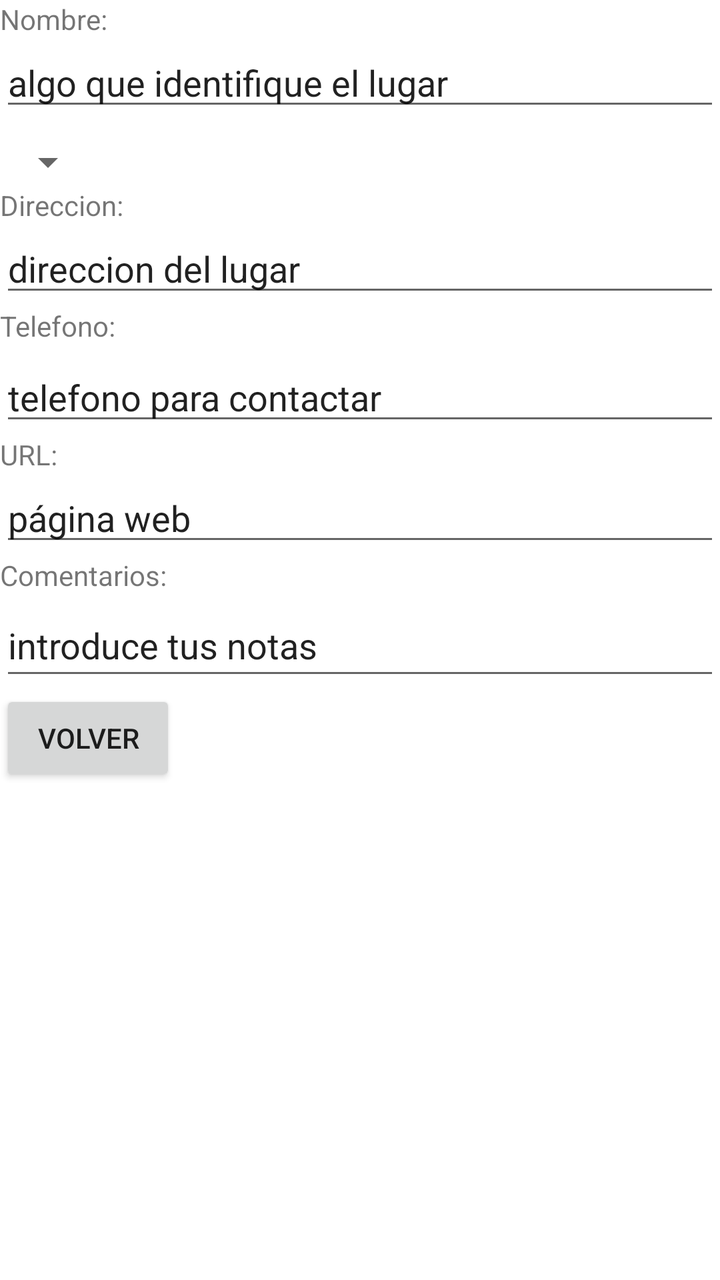
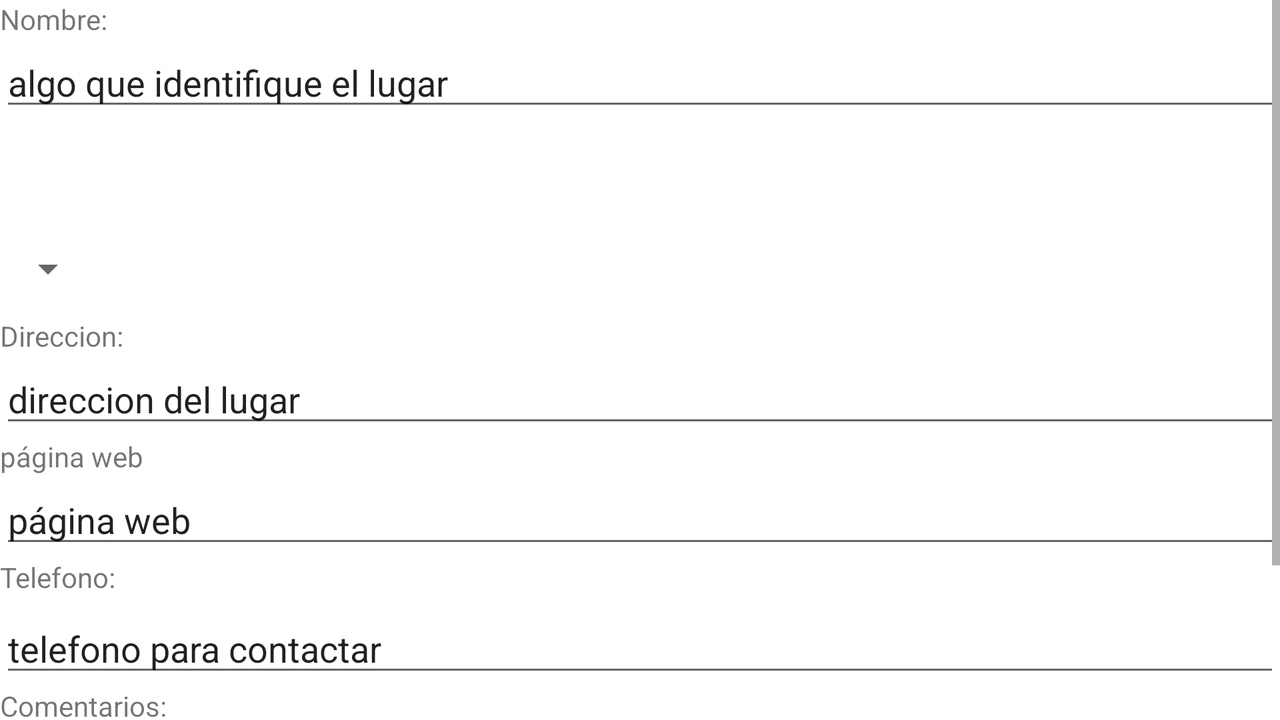

The same Android screen from two of the app's own layout files: first res/layout/ as a phone draws it, then the author's variant for another configuration, drawn on a device whose configuration selects that folder. Both files follow.
<!-- AndroidManifest.xml: application theme Theme.Monumentos -->
<!-- res/layout/formulario.xml -->
<?xml version="1.0" encoding="utf-8"?>
<androidx.constraintlayout.widget.ConstraintLayout xmlns:android="http://schemas.android.com/apk/res/android" xmlns:app="http://schemas.android.com/apk/res-auto" xmlns:tools="http://schemas.android.com/tools" android:layout_width="match_parent" android:layout_height="match_parent" tools:context=".ScrollingActivity">


    <EditText
        android:id="@+id/editTextComentario"
        android:layout_width="0dp"
        android:layout_height="wrap_content"
        android:ems="10"
        android:inputType="textPersonName"
        android:minHeight="48dp"
        android:text="@string/fTxtComentarios"
        app:layout_constraintEnd_toEndOf="parent"
        app:layout_constraintHorizontal_bias="0.0"
        app:layout_constraintStart_toStartOf="@+id/textUrl"
        app:layout_constraintTop_toBottomOf="@+id/textComentario" />

    <TextView
        android:id="@+id/textComentario"
        android:layout_width="wrap_content"
        android:layout_height="wrap_content"
        android:text="@string/fComentario"
        app:layout_constraintStart_toStartOf="@+id/editTextTlf"
        app:layout_constraintTop_toBottomOf="@+id/editTextUrl" />

    <TextView
        android:id="@+id/textNombre"
        android:layout_width="wrap_content"
        android:layout_height="wrap_content"
        android:text="@string/fNombre"
        app:layout_constraintStart_toStartOf="parent"
        app:layout_constraintTop_toTopOf="parent" />

    <EditText
        android:id="@+id/editTextNombre"
        android:layout_width="0dp"
        android:layout_height="wrap_content"
        android:ems="10"
        android:inputType="textPersonName"
        android:text="@string/fTextNombre"
        app:layout_constraintEnd_toEndOf="parent"
        app:layout_constraintStart_toStartOf="parent"
        app:layout_constraintTop_toBottomOf="@+id/textNombre" />

    <Spinner
        android:id="@+id/spinner"
        android:layout_width="wrap_content"
        android:layout_height="wrap_content"
        android:layout_marginTop="50dp"
        app:layout_constraintStart_toStartOf="@+id/editTextNombre"
        app:layout_constraintTop_toTopOf="@+id/editTextNombre" />

    <TextView
        android:id="@+id/textDireccion"
        android:layout_width="wrap_content"
        android:layout_height="wrap_content"
        android:text="@string/fDireccion"
        app:layout_constraintStart_toStartOf="@+id/spinner"
        app:layout_constraintTop_toBottomOf="@+id/spinner" />

    <EditText
        android:id="@+id/editTextDireccion"
        android:layout_width="0dp"
        android:layout_height="wrap_content"
        android:ems="10"
        android:inputType="textPersonName"
        android:text="@string/fTextDireccion"
        app:layout_constraintEnd_toEndOf="parent"
        app:layout_constraintStart_toStartOf="parent"
        app:layout_constraintTop_toBottomOf="@+id/textDireccion" />

    <TextView
        android:id="@+id/textTlf"
        android:layout_width="wrap_content"
        android:layout_height="wrap_content"
        android:text="@string/fTlf"
        app:layout_constraintStart_toStartOf="@+id/editTextDireccion"
        app:layout_constraintTop_toBottomOf="@+id/editTextDireccion" />

    <EditText
        android:id="@+id/editTextTlf"
        android:layout_width="0dp"
        android:layout_height="wrap_content"
        android:layout_marginTop="4dp"
        android:ems="10"
        android:inputType="number"
        android:text="@string/fTxtTlf"
        app:layout_constraintEnd_toEndOf="parent"
        app:layout_constraintHorizontal_bias="1.0"
        app:layout_constraintStart_toStartOf="@+id/textTlf"
        app:layout_constraintTop_toBottomOf="@+id/textTlf" />

    <TextView
        android:id="@+id/textUrl"
        android:layout_width="wrap_content"
        android:layout_height="wrap_content"
        android:text="@string/fUrl"
        app:layout_constraintStart_toStartOf="@+id/editTextTlf"
        app:layout_constraintTop_toBottomOf="@+id/editTextTlf" />

    <EditText
        android:id="@+id/editTextUrl"
        android:layout_width="0dp"
        android:layout_height="wrap_content"
        android:ems="10"
        android:inputType="textPersonName"
        android:text="@string/fTxtUrl"
        app:layout_constraintEnd_toEndOf="parent"
        app:layout_constraintHorizontal_bias="0.0"
        app:layout_constraintStart_toStartOf="@+id/textUrl"
        app:layout_constraintTop_toBottomOf="@+id/textUrl" />

    <Button
        android:id="@+id/volver"
        android:layout_width="wrap_content"
        android:layout_height="wrap_content"
        android:text="@string/volver"
        app:layout_constraintStart_toStartOf="parent"
        app:layout_constraintTop_toBottomOf="@+id/editTextComentario" />
</androidx.constraintlayout.widget.ConstraintLayout>
<!-- resources referenced by this layout -->
<resources>
  <string name="fComentario">Comentarios:</string>
  <string name="fDireccion">Direccion:</string>
  <string name="fNombre">Nombre:</string>
  <string name="fTextDireccion">direccion del lugar</string>
  <string name="fTextNombre">algo que identifique el lugar</string>
  <string name="fTlf">Telefono:</string>
  <string name="fTxtComentarios">introduce tus notas</string>
  <string name="fTxtTlf">telefono para contactar</string>
  <string name="fTxtUrl">página web</string>
  <string name="fUrl">URL:</string>
  <string name="volver">VOLVER</string>
  <style name="Theme.Monumentos" parent="Theme.MaterialComponents.DayNight.DarkActionBar">
          
          <item name="colorPrimary">@color/purple_500</item>
          <item name="colorPrimaryVariant">@color/purple_700</item>
          <item name="colorOnPrimary">@color/white</item>
          
          <item name="colorSecondary">@color/teal_200</item>
          <item name="colorSecondaryVariant">@color/teal_700</item>
          <item name="colorOnSecondary">@color/black</item>
          
          <item name="android:statusBarColor" tools:targetApi="l">?attr/colorPrimaryVariant</item>
          
      </style>
</resources>
<!-- res/layout-land/formulario.xml (the author's variant of the layout above) -->
<!-- drawn on the phone turned sideways -->
<?xml version="1.0" encoding="utf-8"?>
<androidx.constraintlayout.widget.ConstraintLayout xmlns:android="http://schemas.android.com/apk/res/android" xmlns:app="http://schemas.android.com/apk/res-auto" xmlns:tools="http://schemas.android.com/tools" android:layout_width="match_parent" android:layout_height="match_parent" tools:context=".ScrollingActivity">


    <ScrollView
        android:layout_width="match_parent"
        android:layout_height="match_parent"
        tools:layout_editor_absoluteX="0dp"
        tools:layout_editor_absoluteY="0dp">

        <LinearLayout
            android:layout_width="match_parent"
            android:layout_height="wrap_content"
            android:orientation="vertical">

            <TextView
                android:id="@+id/textNombre"
                android:layout_width="wrap_content"
                android:layout_height="wrap_content"
                android:text="@string/fNombre"
                app:layout_constraintStart_toStartOf="parent"
                app:layout_constraintTop_toTopOf="parent" />

            <EditText
                android:id="@+id/editTextNombre"
                android:layout_width="match_parent"
                android:layout_height="wrap_content"
                android:ems="10"
                android:inputType="textPersonName"
                android:text="@string/fTextNombre"
                app:layout_constraintEnd_toEndOf="parent"
                app:layout_constraintStart_toStartOf="parent"
                app:layout_constraintTop_toBottomOf="@+id/textNombre" />

            <Spinner
                android:id="@+id/spinner"
                android:layout_width="wrap_content"
                android:layout_height="wrap_content"
                android:layout_marginTop="50dp"
                android:minHeight="48dp"
                app:layout_constraintStart_toStartOf="@+id/editTextNombre"
                app:layout_constraintTop_toTopOf="@+id/editTextNombre" />

            <TextView
                android:id="@+id/textDireccion"
                android:layout_width="wrap_content"
                android:layout_height="wrap_content"
                android:text="@string/fDireccion"
                app:layout_constraintStart_toStartOf="@+id/spinner"
                app:layout_constraintTop_toBottomOf="@+id/spinner" />

            <EditText
                android:id="@+id/editTextDireccion"
                android:layout_width="match_parent"
                android:layout_height="wrap_content"
                android:ems="10"
                android:inputType="textPersonName"
                android:text="@string/fTextDireccion"
                app:layout_constraintEnd_toEndOf="parent"
                app:layout_constraintStart_toStartOf="parent"
                app:layout_constraintTop_toBottomOf="@+id/textDireccion" />

            <TextView
                android:id="@+id/textUrl"
                android:layout_width="wrap_content"
                android:layout_height="wrap_content"
                android:text="@string/fTxtUrl"
                app:layout_constraintStart_toStartOf="@+id/editTextTlf"
                app:layout_constraintTop_toBottomOf="@+id/editTextTlf" />

            <EditText
                android:id="@+id/editTextUrl"
                android:layout_width="match_parent"
                android:layout_height="wrap_content"
                android:ems="10"
                android:inputType="textPersonName"
                android:text="@string/fTxtUrl"
                app:layout_constraintEnd_toEndOf="parent"
                app:layout_constraintHorizontal_bias="0.0"
                app:layout_constraintStart_toStartOf="@+id/textUrl"
                app:layout_constraintTop_toBottomOf="@+id/textUrl" />

            <TextView
                android:id="@+id/textTlf"
                android:layout_width="wrap_content"
                android:layout_height="wrap_content"
                android:text="@string/fTlf"
                app:layout_constraintStart_toStartOf="@+id/editTextDireccion"
                app:layout_constraintTop_toBottomOf="@+id/editTextDireccion" />

            <EditText
                android:id="@+id/editTextTlf"
                android:layout_width="match_parent"
                android:layout_height="wrap_content"
                android:layout_marginTop="4dp"
                android:ems="10"
                android:inputType="number"
                android:text="@string/fTxtTlf"
                app:layout_constraintEnd_toEndOf="parent"
                app:layout_constraintHorizontal_bias="1.0"
                app:layout_constraintStart_toStartOf="@+id/textTlf"
                app:layout_constraintTop_toBottomOf="@+id/textTlf" />

            <TextView
                android:id="@+id/textComentario"
                android:layout_width="wrap_content"
                android:layout_height="wrap_content"
                android:text="@string/fComentario"
                app:layout_constraintStart_toStartOf="@+id/editTextTlf"
                app:layout_constraintTop_toBottomOf="@+id/editTextUrl" />

            <EditText
                android:id="@+id/editTextComentario"
                android:layout_width="match_parent"
                android:layout_height="wrap_content"
                android:ems="10"
                android:inputType="textPersonName"
                android:minHeight="48dp"
                android:text="@string/fTxtComentarios"
                app:layout_constraintEnd_toEndOf="parent"
                app:layout_constraintHorizontal_bias="0.0"
                app:layout_constraintStart_toStartOf="@+id/textUrl"
                app:layout_constraintTop_toBottomOf="@+id/textComentario" />

            <Button
                android:id="@+id/volver"
                android:layout_width="wrap_content"
                android:layout_height="wrap_content"
                android:text="@string/volver"
                app:layout_constraintStart_toStartOf="parent"
                app:layout_constraintTop_toBottomOf="@+id/editTextComentario" />
        </LinearLayout>

    </ScrollView>


</androidx.constraintlayout.widget.ConstraintLayout>
<!-- resources referenced by the variant -->
<!-- as the phone turned sideways resolves them -->
<resources>
  <string name="fComentario">Comentarios:</string>
  <string name="fDireccion">Direccion:</string>
  <string name="fNombre">Nombre:</string>
  <string name="fTextDireccion">direccion del lugar</string>
  <string name="fTextNombre">algo que identifique el lugar</string>
  <string name="fTlf">Telefono:</string>
  <string name="fTxtComentarios">introduce tus notas</string>
  <string name="fTxtTlf">telefono para contactar</string>
  <string name="fTxtUrl">página web</string>
  <string name="volver">VOLVER</string>
  <style name="Theme.Monumentos" parent="Theme.MaterialComponents.DayNight.DarkActionBar">
          
          <item name="colorPrimary">@color/purple_500</item>
          <item name="colorPrimaryVariant">@color/purple_700</item>
          <item name="colorOnPrimary">@color/white</item>
          
          <item name="colorSecondary">@color/teal_200</item>
          <item name="colorSecondaryVariant">@color/teal_700</item>
          <item name="colorOnSecondary">@color/black</item>
          
          <item name="android:statusBarColor" tools:targetApi="l">?attr/colorPrimaryVariant</item>
          
      </style>
</resources>
